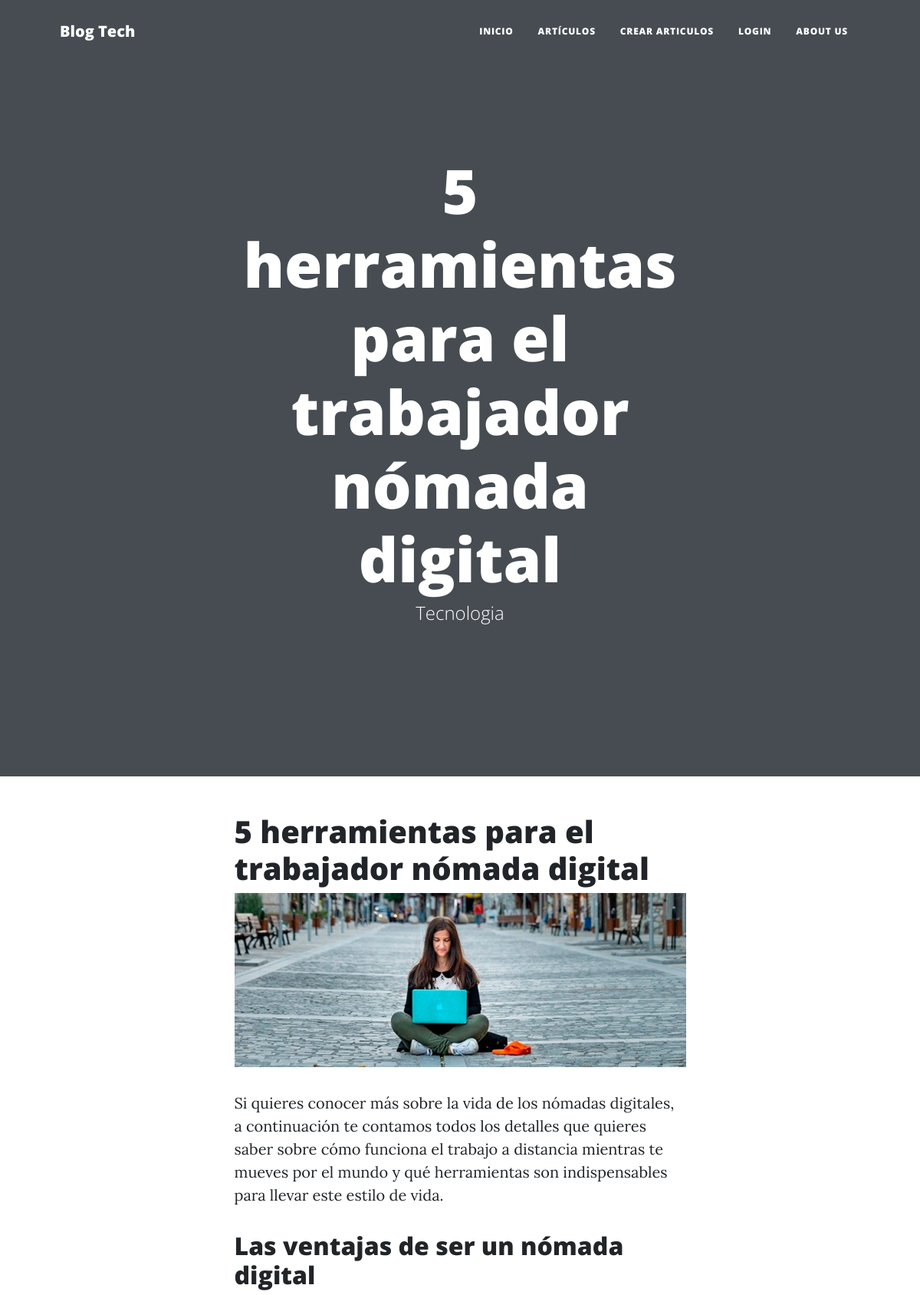
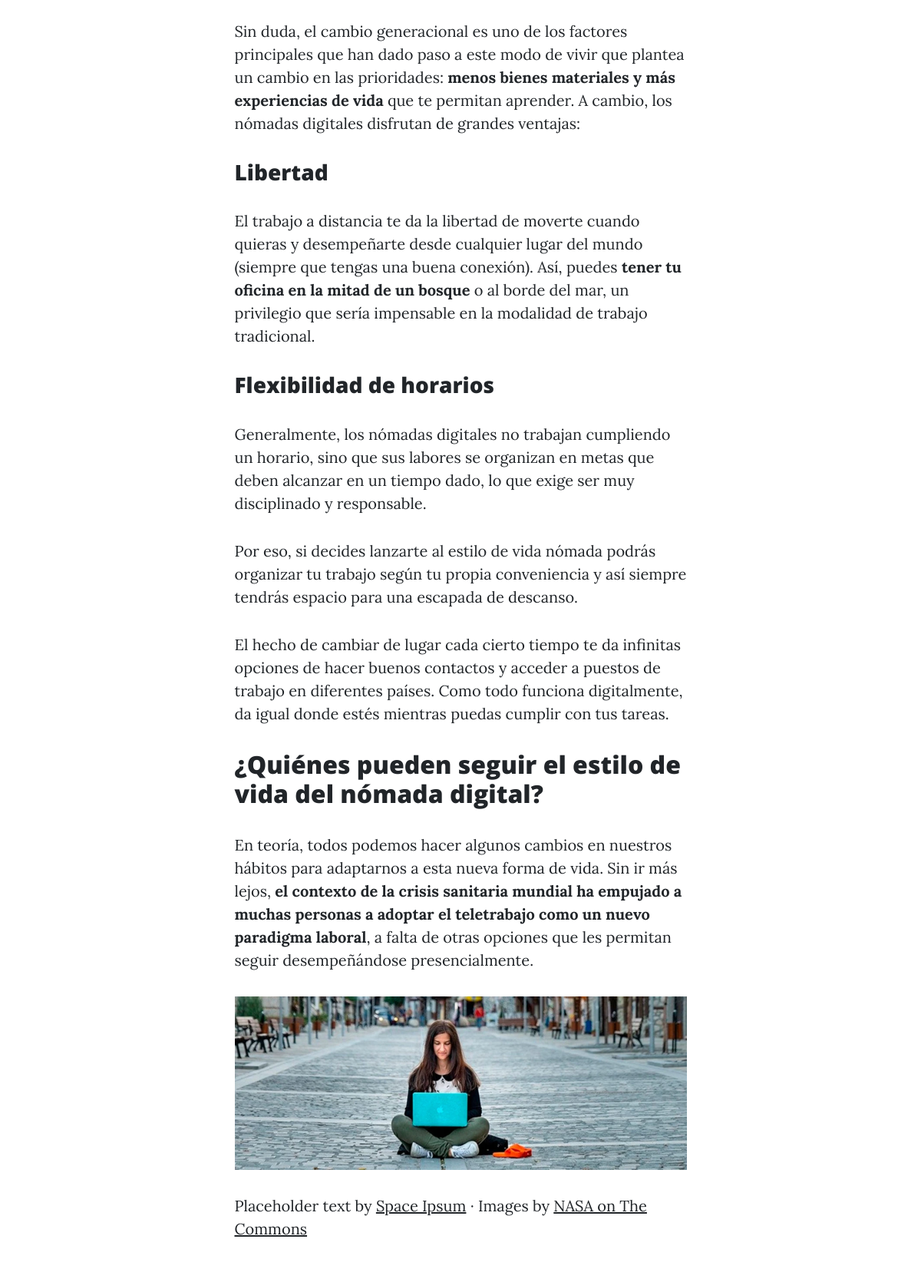
/detalle/5-herramientas-para-el-trabajador-nomada-digital (upper part), run on the app's committed database (2 pictures, top to bottom).
### Post/models.py (models this page shows, shortened)
class ModeloBase(models.Model):
    id = models.AutoField(primary_key = True)
    estado = models.BooleanField('Estado',default = True)
    fecha_creacion = models.DateField('Fecha de Creación',auto_now = False, auto_now_add = True)
    fecha_modificacion = models.DateField('Fecha de Modificación',auto_now = True, auto_now_add = False)
    fecha_eliminacion = models.DateField('Fecha de Eliminación',auto_now = True, auto_now_add = False)
    class Meta:
        abstract = True

class Post(ModeloBase):
    titulo = models.CharField('Título del Post',max_length = 150, unique = True)
    slug = models.CharField('Slug', max_length = 150, unique = True, blank=True)
    descripcion = models.TextField('Descripción')
    autor = models.ForeignKey(Autor, on_delete = models.CASCADE)
    categoria = models.ForeignKey(Categoria, on_delete = models.CASCADE)
    contenido = RichTextField()
    imagen_referencial = models.ImageField('Imagen Referencial', upload_to = 'imagenes/', max_length = 255)
    publicado = models.BooleanField('Publicado / No Publicado',default = False)
    fecha_publicacion = models.DateField('Fecha de Publicación')
    class Meta:
        verbose_name = 'Post'
        verbose_name_plural = 'Posts'

class Categoria(ModeloBase):
    nombre = models.CharField('Nombre de la Categoría', max_length = 100, unique = True)
    imagen_referencial = models.ImageField('Imagen Referencial',upload_to = 'categoria/')
    class Meta:
        verbose_name = 'Categoría'
        verbose_name_plural = 'Categorías'
    def __str__(self):
        return self.nombre

### Post/views.py (the view)
# urls.py: path('detalle/<slug:slug>', DetalleArticle.as_view(), name = 'detalle'),
class DetalleArticle(DetailView):
    model=Post
    context_object_name = 'detail_post'
    template_name = "article.html"

### Post/templates/article.html
{% extends 'Base/base_index.html' %}
{% block title %} {{ detail_post.titulo }} {% endblock %}
{% block subtitle %} {{ detail_post.categoria }} {% endblock %}
{% block content %}
<article class="mb-4">
    <div class="container px-4 px-lg-5">
        <div class="row gx-4 gx-lg-5 justify-content-center">
            <div class="col-md-10 col-lg-8 col-xl-7">
                <h1>{{ detail_post.titulo }}</h1>
                <div>
                    <img class="img-fluid" src="../static/img/{{detail_post.imagen_referencial}}" alt="..." />
                </div>
                {{ detail_post.contenido | safe }}
                <a href="#!"><img class="img-fluid" src="../static/img/{{detail_post.imagen_referencial}}" alt="..." /></a>
                <p>
                    Placeholder text by
                    <a href="http://spaceipsum.com/">Space Ipsum</a>
                    &middot; Images by
                    <a href="https://www.flickr.com/photos/nasacommons/">NASA on The Commons</a>
                </p>
            </div>
        </div>
    </div>
</article>
{% endblock %}

### data on the page
Post: titulo "5 herramientas para el trabajador nómada digital", categoria "Tecnologia", imagen_referencial (picture), contenido "Si quieres conocer más sobre la vida de los nómadas digitales, a continuación te contamos todos los detalles que quieres saber sobre cómo funciona el trabajo a distancia mientras te mueves por el mundo y qué herramientas son indispensables para llevar este estilo de vida. Las ventajas de ser un nómada digital Sin duda, el cambio generacional es uno de los factores principales que han dado paso a este modo de vivir que plantea un cambio en las prioridades: menos bienes materiales y más experiencias de vida que te permitan aprender. A cambio, los nómadas digitales disfrutan de grandes ventajas: Libertad El trabajo a distancia te da la libertad de moverte cuando quieras y desempeñarte desde…"
